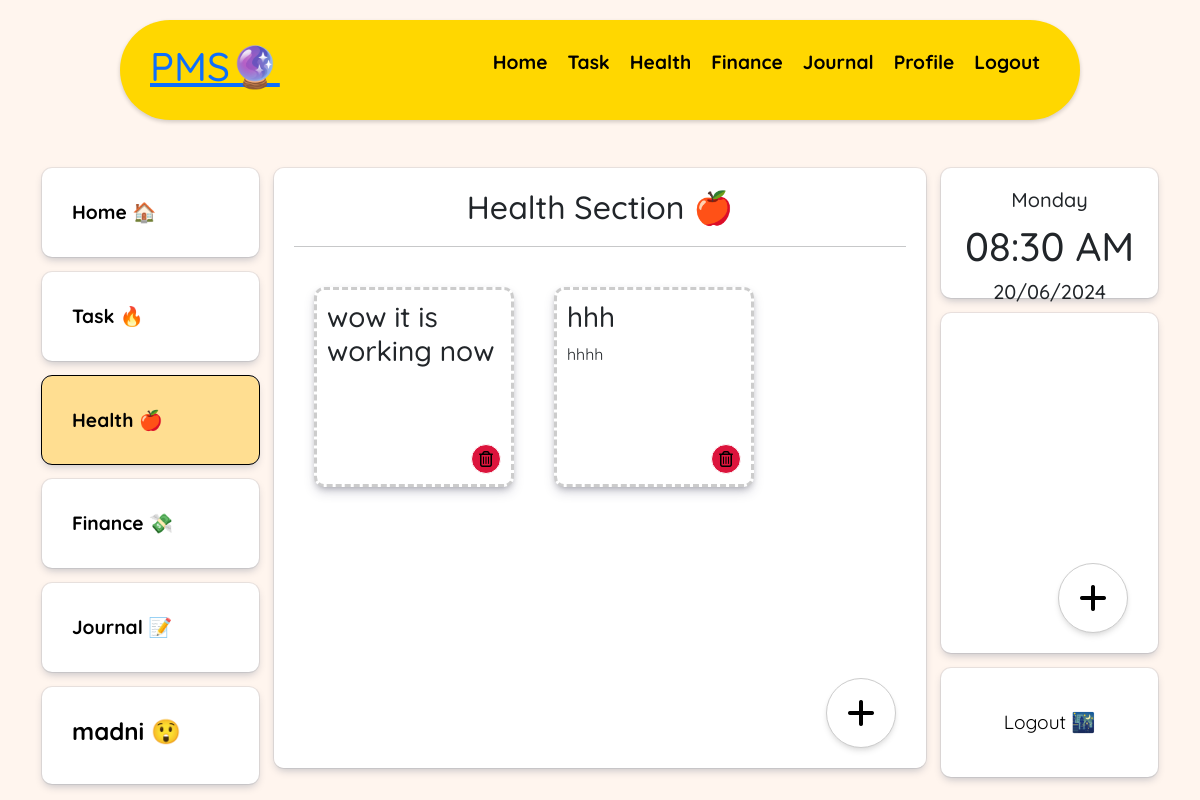
The app's page /?pg=health (signed in) with its own data.
### tables this page shows
CREATE TABLE `users` (
  `id` int(50) NOT NULL,
  `username` varchar(100) NOT NULL,
  `email` varchar(100) NOT NULL,
  `password` varchar(100) NOT NULL,
  `emoji` varchar(100) NOT NULL
);

CREATE TABLE `health` (
  `id` int(99) NOT NULL,
  `health_title` varchar(200) NOT NULL,
  `byuser` varchar(99) NOT NULL,
  `health_details` varchar(500) NOT NULL
);

### health.php (the view, shortened to what this page needs)
<?php
include '_dbconnect.php';
$healthsql = "SELECT * FROM health WHERE byuser = '".$_SESSION['username']."'";
$healthesult = $con->query($healthsql);
?>
<!DOCTYPE html>
<html lang="en">
<head>
    <link rel="stylesheet" href="style.css">
</head>
<body>
<div class="task" id="task">
                        <h2>Health Section 🍎</h2>
                        <hr>
                        <div class="healthsection">
                            <?php while($row = $healthesult->fetch_assoc()): ?>
                                <div class="shortbox">
                                <h3><?php echo isset($row['health_title']) ? $row['health_title'] : ''; ?></h3>
                                    <?php echo isset($row['health_details']) ? $row['health_details'] : ''; ?>
                                    <div class="buttons">
                                        <button id="deletebuttons">
                                        <a  href="?deletehealthbox=<?php echo $row['id']; ?>" >  <i class="fa-regular fa-trash-can"></i> </a>
                                        </button>
                                    </div>
                                </div>
                            <?php endwhile; ?>
                        </div>
                        <button id="add" onclick="openPopup(healthpopup)"><i id="plusicon" class="fa-solid fa-plus"></i></button>
</div>
</body>
</html>

### col1.php (shortened to what this page needs)
<?php
$financesql = "SELECT emoji FROM users WHERE username = '".$_SESSION['username']."'";
$financeresult = $con->query($financesql);
$emoji = $financeresult->fetch_assoc()['emoji'];
$pg = isset($_GET['pg']) ? $_GET['pg'] : '';
function isActive($page) {
    global $pg;
    return ($pg == $page) ? 'active' : '';
}
?>
<!DOCTYPE html>
<html lang="en">
<head>
</head>
<body>
<div class="col1">
                    <div class="page">
                            <a  href="?pg=dashboard" id="boxlink">
                                <div class="box <?php echo isActive('dashboard'); ?>"  >
                                Home 🏠
                                </div>
                            </a>
                            <a  href="?pg=task" id="boxlink">
                                <div class="box <?php echo isActive('task'); ?>"  >
                                Task 🔥
                                </div>
                            </a>
                            <a  href="?pg=health" id="boxlink">
                            <div class="box <?php echo isActive('health'); ?> "> Health 🍎</div>
                            </a>
                            <a href="?pg=finance" id="boxlink">
                            <div class="box  <?php echo isActive('finance'); ?>" > Finance 💸 </div>
                            </a>
                            <a href="?pg=journal" id="boxlink">
                            <div class="box <?php echo isActive('journal'); ?> ">  Journal 📝</div>
                            </a>
                        <div class="box <?php echo isActive('profile'); ?>">
                            <h4>
                            <a href="?pg=profile" id="boxlink">
                            <?php
                                 echo $_SESSION['username'] . " ". $emoji;
                                ?>
                            </h4>
                        </div>
                    </div>
                </div>
                </body>
</html>

### style.css (style rules this page uses)
* { margin: 0; padding: 0; box-sizing: border-box; }
html { margin: 0; padding: 0; }
body { background-color: #FFF5EE; }
.col1, .col3 { flex-basis: 20%; }
.box { padding:30px ; background-color: white; border-radius: 10px; margin-bottom: 15px; font-size: 1.2rem; transition: all 0.3s; box-shadow: rgba(9, 30, 66, 0.25) 0px 4px 8px -2px, rgba(9, 30, 66, 0.08) 0px 0px 0px 1px; }
#boxlink { text-decoration: none; color: black; font-weight: 700; }
.task { background-color: white; height: 600px; border-radius: 10px; padding: 20px; margin: 0px 15px; flex-basis: 60%; position: relative; overflow: overlay; box-shadow: rgba(9, 30, 66, 0.25) 0px 4px 8px -2px, rgba(9, 30, 66, 0.08) 0px 0px 0px 1px; }
.task h2 { text-align: center; margin-bottom: 20px; }
#add { font-size: 2rem; position: absolute; bottom: 20; right: 30; border-radius: 90%; background-color: white; outline: none; color: black; border: 1px solid #ccc; height:70px; width: 70px; box-shadow: rgba(0, 0, 0, 0.1) 0px 4px 6px -1px, rgba(0, 0, 0, 0.06) 0px 2px 4px -1px; }
.healthsection { display: flex; margin-top: 20px; flex-wrap: wrap; height: 500px; overflow:overlay; }
.shortbox { position: relative; padding: 10px; background-color: white; border-radius: 10px; border: 3px dashed #ccc; width: 200px; height: 200px; margin: 20px; box-shadow: rgba(50, 50, 93, 0.25) 0px 6px 12px -2px, rgba(0, 0, 0, 0.3) 0px 3px 7px -3px; }
.buttons { position: absolute; bottom: 10; right: 10; border: 0; outline: none; }
.buttons i { margin: 0px 5px; cursor: pointer; color: black; background-color: transparent; }
.active { background-color: #ffde91; cursor: pointer; outline: 1px solid black; }
#deletebuttons { background-color: crimson; color: aliceblue; height: 30px; width: 30px; border-radius: 50%; outline: none; border: 1px solid white; }
#deletebuttons a { color: white; }

### records on screen
users: emoji "😲"
health: health_title "wow it is working now"
health: health_title "hhh", health_details "hhhh"

### other values on screen
$_SESSION['username'] "madni"
